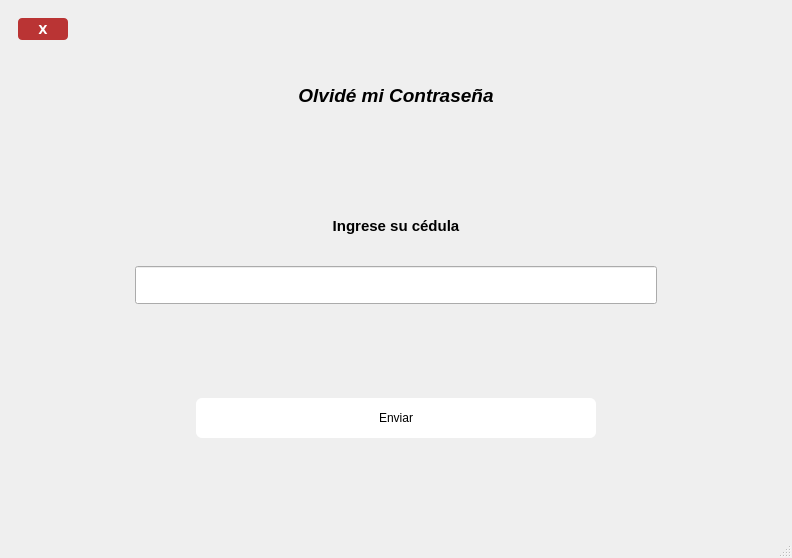
<?xml version="1.0" encoding="UTF-8"?>
<ui version="4.0">
 <class>MainWindow</class>
 <widget class="QMainWindow" name="MainWindow">
  <property name="geometry">
   <rect>
    <x>0</x>
    <y>0</y>
    <width>792</width>
    <height>558</height>
   </rect>
  </property>
  <property name="windowTitle">
   <string>MainWindow</string>
  </property>
  <property name="styleSheet">
   <string notr="true">#exit{
max-width:50px;
max-height:150px;
background-color:rgb(186, 52, 52);
color:#fff;
border-radius:4px;
}

#exit:hover{
background-color:rgb(214, 71, 71)
}

QPushButton{
border:none;
}

QFrame{
border:none;
}

#enviar_codigo{
max-width:400%;
max-height:40%;
border-radius:6px;
background-color:#fff;
}

#enviar_codigo:hover{
background-color:#aaa;
}
</string>
  </property>
  <widget class="QWidget" name="centralwidget">
   <layout class="QHBoxLayout" name="horizontalLayout_2">
    <item>
     <widget class="QFrame" name="frame">
      <property name="frameShape">
       <enum>QFrame::StyledPanel</enum>
      </property>
      <property name="frameShadow">
       <enum>QFrame::Raised</enum>
      </property>
      <layout class="QHBoxLayout" name="horizontalLayout">
       <item>
        <layout class="QVBoxLayout" name="verticalLayout_2" stretch="0,2,1,1,1,1,2,1">
         <item>
          <layout class="QHBoxLayout" name="horizontalLayout_6" stretch="1,9">
           <item>
            <widget class="QPushButton" name="exit">
             <property name="font">
              <font>
               <family>Verdana</family>
               <weight>75</weight>
               <bold>true</bold>
              </font>
             </property>
             <property name="whatsThis">
              <string>&lt;html&gt;&lt;head/&gt;&lt;body&gt;&lt;p&gt;&lt;span style=&quot; font-weight:600;&quot;&gt;X&lt;/span&gt;&lt;/p&gt;&lt;/body&gt;&lt;/html&gt;</string>
             </property>
             <property name="text">
              <string>X</string>
             </property>
            </widget>
           </item>
           <item>
            <spacer name="verticalSpacer_5">
             <property name="orientation">
              <enum>Qt::Vertical</enum>
             </property>
             <property name="sizeHint" stdset="0">
              <size>
               <width>108</width>
               <height>22</height>
              </size>
             </property>
            </spacer>
           </item>
          </layout>
         </item>
         <item>
          <widget class="QLabel" name="label_2">
           <property name="minimumSize">
            <size>
             <width>0</width>
             <height>53</height>
            </size>
           </property>
           <property name="text">
            <string>&lt;html&gt;&lt;head/&gt;&lt;body&gt;&lt;p align=&quot;center&quot;&gt;&lt;span style=&quot; font-size:14pt; font-weight:600; font-style:italic;&quot;&gt;Olvidé mi Contraseña&lt;/span&gt;&lt;/p&gt;&lt;/body&gt;&lt;/html&gt;</string>
           </property>
          </widget>
         </item>
         <item>
          <spacer name="verticalSpacer">
           <property name="orientation">
            <enum>Qt::Vertical</enum>
           </property>
           <property name="sizeHint" stdset="0">
            <size>
             <width>20</width>
             <height>40</height>
            </size>
           </property>
          </spacer>
         </item>
         <item>
          <widget class="QFrame" name="frame_2">
           <property name="frameShape">
            <enum>QFrame::StyledPanel</enum>
           </property>
           <property name="frameShadow">
            <enum>QFrame::Raised</enum>
           </property>
           <layout class="QHBoxLayout" name="horizontalLayout_3">
            <item>
             <widget class="QLabel" name="label">
              <property name="font">
               <font>
                <pointsize>11</pointsize>
               </font>
              </property>
              <property name="text">
               <string>&lt;html&gt;&lt;head/&gt;&lt;body&gt;&lt;p&gt;&lt;span style=&quot; font-weight:600;&quot;&gt;Ingrese su cédula&lt;/span&gt;&lt;/p&gt;&lt;/body&gt;&lt;/html&gt;</string>
              </property>
              <property name="alignment">
               <set>Qt::AlignCenter</set>
              </property>
             </widget>
            </item>
           </layout>
          </widget>
         </item>
         <item>
          <widget class="QFrame" name="frame_3">
           <property name="frameShape">
            <enum>QFrame::StyledPanel</enum>
           </property>
           <property name="frameShadow">
            <enum>QFrame::Raised</enum>
           </property>
           <layout class="QHBoxLayout" name="horizontalLayout_4">
            <item>
             <widget class="QLineEdit" name="ingresa_cedula">
              <property name="autoFillBackground">
               <bool>false</bool>
              </property>
              <property name="styleSheet">
               <string notr="true">max-width:500%;
padding:10px;</string>
              </property>
             </widget>
            </item>
           </layout>
          </widget>
         </item>
         <item>
          <spacer name="verticalSpacer_2">
           <property name="orientation">
            <enum>Qt::Vertical</enum>
           </property>
           <property name="sizeHint" stdset="0">
            <size>
             <width>20</width>
             <height>40</height>
            </size>
           </property>
          </spacer>
         </item>
         <item>
          <widget class="QFrame" name="frame_4">
           <property name="frameShape">
            <enum>QFrame::StyledPanel</enum>
           </property>
           <property name="frameShadow">
            <enum>QFrame::Raised</enum>
           </property>
           <layout class="QHBoxLayout" name="horizontalLayout_5">
            <item>
             <widget class="QPushButton" name="enviar_codigo">
              <property name="styleSheet">
               <string notr="true"/>
              </property>
              <property name="text">
               <string>Enviar</string>
              </property>
             </widget>
            </item>
           </layout>
          </widget>
         </item>
         <item>
          <spacer name="verticalSpacer_4">
           <property name="orientation">
            <enum>Qt::Vertical</enum>
           </property>
           <property name="sizeHint" stdset="0">
            <size>
             <width>20</width>
             <height>40</height>
            </size>
           </property>
          </spacer>
         </item>
        </layout>
       </item>
      </layout>
     </widget>
    </item>
   </layout>
  </widget>
  <widget class="QStatusBar" name="statusbar"/>
 </widget>
 <resources/>
 <connections/>
</ui>
